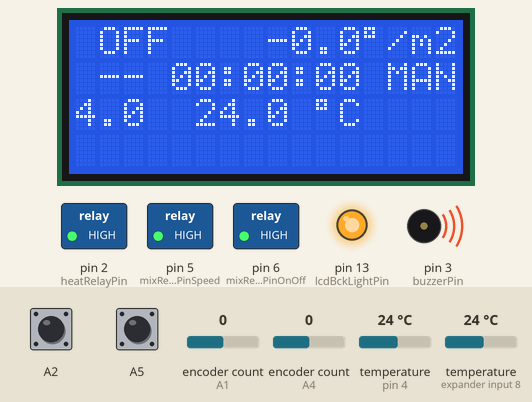
Recording of a sketch running on a simulated Arduino Uno, built with avr-gcc and run on an emulated ATmega328P. Shown: 16×4 character LCD, switched loads named in the sketch (green lamp = pin HIGH), output pins drawn as LEDs (lit = HIGH), buzzer (waves = sounding). Inputs (shaded band) come from the test bench; at power-on: A5 HIGH, temperature (sensors on pin 4, expander input 8) 24 °C, A2 HIGH, encoder count (sensors on A4, A1) 0. What the sketch prints to the serial monitor is not drawn.

Above: at 2.0 s.
2.1 s: A5 pulled LOW for 0.15 s
At 3.7 s:
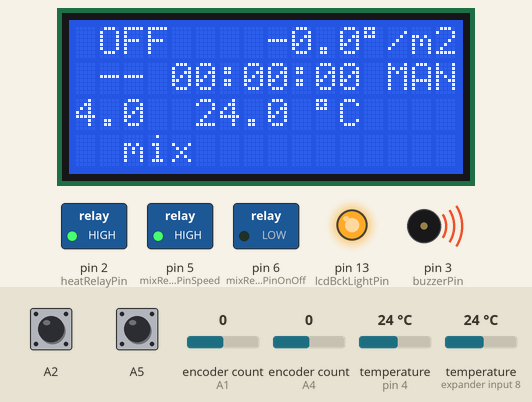
4.3 s: temperature (sensor on pin 4) set to 0 °C
At 5.8 s:
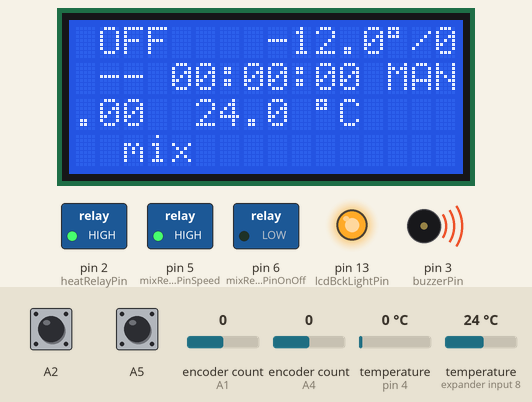
7.3 s: A2 pulled LOW for 0.15 s
At 8.6 s:
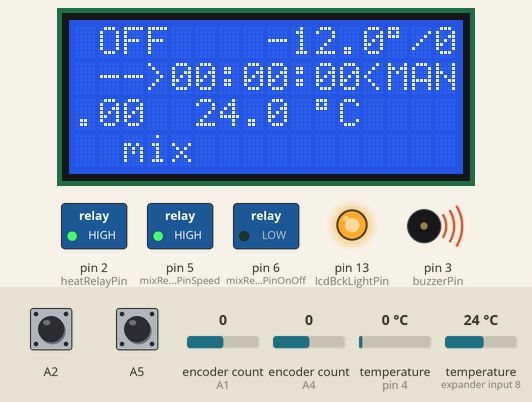
10.4 s: encoder count (sensor on A4) set to 1
At 11.8 s:
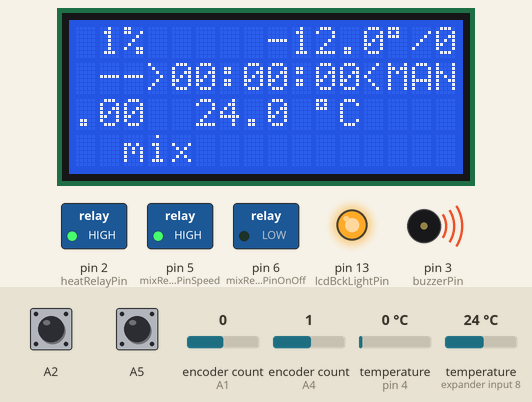
13.4 s: A2 pulled LOW for 3.2 s
At 16.84 s:
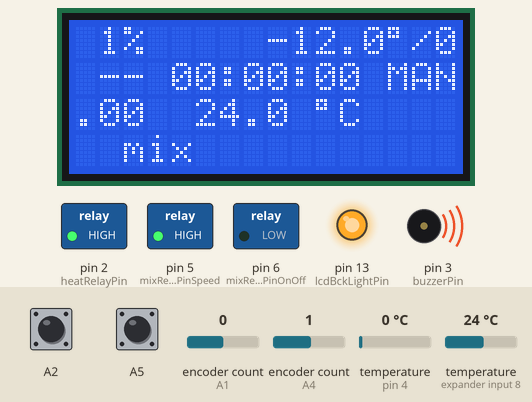
17.2 s: temperature (sensor on pin 4) set to 28 °C
At 18.7 s:
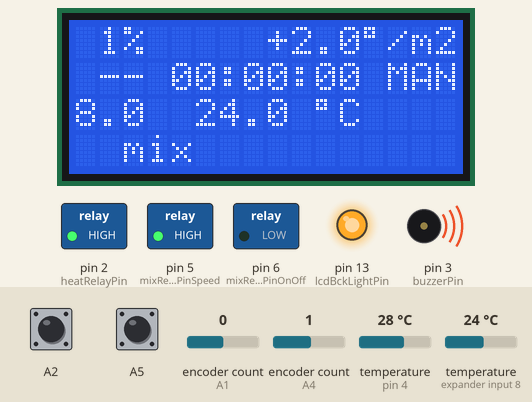
Timing chart, 0 to 61.5 s (numbered marks = the images above; inputs shaded):
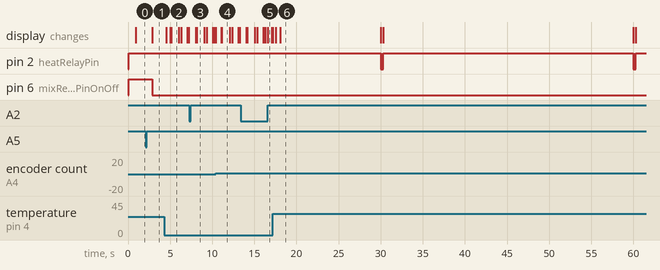

Measured:
- after the input at 2.1 s, pin 6 (mixRelayPinOnOff): HIGH → LOW after 0.75 s; the display: changes after 0.75 s (image 1)
- after the input at 4.3 s, the display: first changes after 0.23 s (image 2 shows a later state)
- after the input at 7.3 s, the display: first differs from a run without the input after 0.75 s (image 3 shows a later state)
- after the input at 10.4 s, the display: changes at once (image 4)
- after the input at 13.4 s, the display: first differs from a run without the input after 3.2 s (image 5)
- by itself, pin 2 (heatRelayPin): alternates HIGH for 29.7 s and LOW for 0.30 s
- what the display in image 2 shows lasts 0.9 s, from 5.1 s to 6.0 s

The sketch:

brewmaster.ino
```cpp
//--------------------------------------------------------------------------------------
#define project_name "BREW MASTER Project by Black.Stone"
#define project_version "1.2"
// Licence: Beerware
// By: Milan Zelenka
//--------------------------------------------------------------------------------------
#include <avr/pgmspace.h>
#include <ClickEncoder.h>
#include <LiquidCrystal.h>
#include <TimerOne.h>
#include <OneWire.h>
#include <DallasTemperature.h>

/* Uncomment for DEBUG */
#define DEBUG

/* Useful macros from DateTime.h */
#define SECS_PER_MIN  (60UL)
#define SECS_PER_HOUR (3600UL)
#define SECS_PER_DAY  (SECS_PER_HOUR * 24L)
#define numberOfSeconds(_time_) (_time_/1000 % SECS_PER_MIN)
#define numberOfMinutes(_time_) ((_time_/1000 / SECS_PER_MIN) % SECS_PER_MIN)
#define numberOfHours(_time_) (( _time_/1000 % SECS_PER_DAY) / SECS_PER_HOUR)

// heating interval [msec]
#define heatInterval 30000

// pTempInterval - interval (in sec) to messure temperature history
#define pTempInterval 60

// Heat Finish in auto  matic mode - degrees (celsius degrees * 10) before reaching target temperature to stop heating
#define heatFinishDelta 50

// Heat Finish in automatic mode - power increment (in percent) if pTemp is low in heat finishing time
#define heatFinishPowerIncrement 10

// Heat Finish in automatic mode - interval (in milis) to next step heating in heat finishing time
#define heatFinishStepInterval 30000

// Temp Refresh Interval (in milis)
#define tempRefreshInterval 300

// Pin Settings
#define lcdBckLightPin 13
#define lcdDb7Pin 12
#define lcdDb6Pin 11
#define lcdDb5Pin 10
#define lcdDb4Pin 9
#define lcdEnablePin 8
#define lcdRsPin 7
#define mixRelayPinOnOff 6
#define mixRelayPinSpeed 5
#define tempSensorPin 4
#define buzzerPin 3
#define heatRelayPin 2


String inCmd = "";
unsigned long lastReadTime, getMillis;
long timerValue = 0, timerLast = 0, timerStep = 0, enc2Last = 1;
int heatPower = 0, targetTemp = 30, tempStep = 0, heatFinishStep = 0, pTempStep = 0, tempValue1 = 0, tempValue2 = 0, pTemp = 0, tempHistory[pTempInterval];
boolean heatOn = false, lcdBckLightOn = false, manualModeOn = true, heatFinish = false;
byte mixOn = 0, timerConfigOn = 0; //timerConfigOn = {0 - countdown or standby, 1 - set mode, 2 - alarm mode}
ClickEncoder *enc1, *enc2;
char enc1Step = 0, enc1Last = -1, enc2Step = 0;

LiquidCrystal lcd(lcdRsPin, lcdEnablePin, lcdDb4Pin, lcdDb5Pin, lcdDb6Pin, lcdDb7Pin);

OneWire oneWire(tempSensorPin);
DallasTemperature tempSensors(&oneWire);


/**
 * FUNCTIONS
*/

void timerIsr() {
  enc1->service();
  enc2->service();
}

#if defined(DEBUG)
int freeRam ()
{
  extern int __heap_start, *__brkval;
  int v;
  return (int) &v - (__brkval == 0 ? (int) &__heap_start : (int) __brkval);
} // int freeRam

void doCmd(String cmd)
{
  cmd.trim();
  if (cmd.equals("free")) {
      Serial.print(F("Free memory: "));
      Serial.println(freeRam());
  }
  else
  if (cmd.equals("version")) {
      Serial.print(F(project_name));
      Serial.print(F(" "));
      Serial.println(F(project_version));
  } else {
      Serial.println(F("Bad command."));
  }
} // void doCmd
#endif

void buzzer(boolean on) {
  if (on) { analogWrite(buzzerPin, 40); } else { analogWrite(buzzerPin, 0); }
}


void tempRefresh() {
  tempSensors.setWaitForConversion(false);
  tempSensors.requestTemperatures();
  tempSensors.setWaitForConversion(true);
  tempValue1 = tempSensors.getTempCByIndex(0)*10;
  tempValue2 = tempSensors.getTempCByIndex(1)*10;
}

void turnHeat(boolean on = !heatOn) {
#if defined(DEBUG)
  Serial.print(F("Heat: "));
  Serial.println(on ? F("ON") : F("OFF"));
#endif
  digitalWrite(heatRelayPin, !on);
  heatOn = on;
}

void turnMix(boolean on = -1) {
#if defined(DEBUG)
  Serial.print(F("Mix: "));
  Serial.println(mixOn);
#endif
  if (on >=0 && on <= 2) { mixOn = on; } else {
    if (mixOn >=2) { mixOn=0; } else { mixOn++; }
  }
  digitalWrite(mixRelayPinOnOff, !(bitRead(mixOn, 0) | bitRead(mixOn, 1)));
  digitalWrite(mixRelayPinSpeed, !bitRead(mixOn, 1));
}

void turnBckLight(boolean on = !lcdBckLightOn) {
#if defined(DEBUG)
  Serial.print(F("Bcklight: "));
  Serial.println(on ? F("ON") : F("OFF"));
#endif
  digitalWrite(lcdBckLightPin, on);
  lcdBckLightOn = on;
}

void turnManualMode(boolean on = !manualModeOn) {
#if defined(DEBUG)
  Serial.print(F("Mode: "));
  Serial.println(on ? F("MAN") : F("AUTO"));
#endif
  manualModeOn = on;
}

void turnTimerConfig(boolean on = -1) {
#if defined(DEBUG)
  Serial.print(F("TimerConfig: "));
//  Serial.println(on ? F("ON") : F("OFF"));
#endif

  if (on >=0 && on <= 2) { timerConfigOn = on; } else {
    if (timerConfigOn >=1) {
      if (timerConfigOn == 2) {
        buzzer(false);
        lcd.display();
      }
      timerConfigOn=0;
    } else {
      timerConfigOn++;
    }
  }

  lcdTimerSet();
}


void lcdWelcome() {
#if defined(DEBUG)
  doCmd("version");
  doCmd("free");
#endif
  lcd.clear();
  lcd.setCursor(0,0);
  lcd.print(F("----------------"));
  lcd.setCursor(0,1);
  lcd.print(F(" * BREWMASTER *"));
  lcd.setCursor(-4,2);
  lcd.print(F(" by Black.Stone"));
  lcd.setCursor(-4,3);
  lcd.print(F("----------------"));
}

void lcdMode() {
  lcd.setCursor(-3,3);
  lcd.print((manualModeOn) ? "MAN " : "AUTO");
}

void lcdMix() {
  lcd.setCursor(2,3);
  lcd.print((mixOn > 0) ? ((mixOn > 1) ? "MIX" : "mix") : "   ");

}

void lcdHeat() {
  lcd.setCursor(7,3);
  lcd.print((heatOn) ? "HEAT" : "    ");
}

void lcdTemp() {
  lcd.setCursor(-1,2);
  lcd.print((float)(tempValue1)/10,1);
  lcd.setCursor(5,2);
  lcd.print((float)(tempValue2)/10,1);
}

void lcdPower() {
  lcd.setCursor(1,0);
  switch (heatPower) {
    case 0:
      lcd.print(F("OFF  "));
      break;
    case 100:
      lcd.print(F("FULL "));
      break;
    default:
      lcd.print(heatPower);
      lcd.print(F("%  "));
      break;
  } //switch
}

void lcdTargetTemp() {
  lcd.setCursor(1,0);
  lcd.print(targetTemp);
  lcd.print((char)223);
  lcd.print(F("C "));
}

void lcdPTemp() {
  lcd.setCursor(8,0);
  lcd.print((pTemp>0) ? "+" : "-");
  lcd.print((float)(abs(pTemp))/10,1);
  lcd.print((char)223);
  lcd.print("/m");
}

void lcdTimer() {
  lcd.setCursor(4,1);
  byte h = numberOfHours(timerValue);
  lcd.print((h<10) ? "0" : "");
  lcd.print(h);
  lcd.print(":");
  byte m = numberOfMinutes(timerValue);
  lcd.print((m<10) ? "0" : "");
  lcd.print(m);
  lcd.print(":");
  byte s = numberOfSeconds(timerValue);
  lcd.print((s<10) ? "0" : "");
  lcd.print(s);
}

void lcdTimerSet() {
  if (timerConfigOn != 0) {
    lcd.setCursor(3,1);
    lcd.print(">");
    lcd.setCursor(12,1);
    lcd.print("<");
  } else {
    lcd.setCursor(3,1);
    lcd.print(" ");
    lcd.setCursor(12,1);
    lcd.print(" ");
  }
}

void lcdStatic() {
  lcd.clear();
  lcd.setCursor(0,1);
  lcd.print(F(" -------------- "));
  lcd.setCursor(-4,2);
  lcd.print(F("T:"));
  lcd.setCursor(10,2);
  lcd.print((char)223);
  lcd.print(F("C"));
  lcdMode();
  lcdMix();
  lcdHeat();
  lcdTemp();
  lcdPTemp();
  lcdPower();
  lcdTimer();
  lcdTimerSet();
}
/**
 * SETUP
*/

void setup(void) {
#if defined(DEBUG)
//  Serial.begin(112500);
  Serial.begin(9600);
#endif
  // LCD init
  lcd.begin(16,4);
  lcdWelcome();

  pinMode(heatRelayPin, OUTPUT);
  pinMode(mixRelayPinSpeed, OUTPUT);
  pinMode(mixRelayPinOnOff, OUTPUT);
  pinMode(buzzerPin, OUTPUT);
  turnHeat(false);
  turnMix(0);
  turnManualMode(true);
  buzzer(true);
  delay(20);
  buzzer(false);

  enc1 = new ClickEncoder(A4, A3, A5);
  enc1->setAccelerationEnabled(false);

  enc2 = new ClickEncoder(A1, A0, A2);
  enc2->setAccelerationEnabled(false);

  Timer1.initialize(1000);
  Timer1.attachInterrupt(timerIsr);

  // LCD Backlight
  pinMode(lcdBckLightPin, OUTPUT);
  turnBckLight(true);

  // Temperature sensors init
  tempSensors.begin();
  tempRefresh();
  delay(700);
  tempRefresh();
  lcdStatic();

  // populate 60 sec. history from current temperature
  int avgTemp = (tempValue1+tempValue2)/2;
  for (byte i = 0; i <= pTempInterval; i++) { tempHistory[i] = avgTemp; }
}

/**
 * LOOP
*/
void loop(void) {
#if defined(DEBUG)
  // **** COMMANDLINE ****
  if (Serial.available() > 0) {
    char inChar = Serial.read();
    if (inChar == '\n' && inCmd != "\r") {
      doCmd(inCmd);
      noInterrupts();
      inCmd = "";
      interrupts ();
    } else if (inCmd != "\r") {
      noInterrupts ();
      inCmd += String(inChar);
      interrupts();
    } else {
      noInterrupts();
      inCmd = "";
      interrupts();
    }
  } // if Serial.available
#endif

  // **** HEATING TIMER ****

  getMillis=millis() - lastReadTime;

  if (heatOn && heatPower < 100 && getMillis >= heatInterval / 100 * heatPower) {
#if defined(DEBUG)
    Serial.print(F("Stop heating after "));
    Serial.print(heatInterval / 100 * heatPower);
    Serial.println(F("ms."));
#endif
    turnHeat(false);
    lcdHeat();
  }

  if (!heatOn && getMillis < heatInterval / 100 * heatPower) {
    turnHeat(true);
    lcdHeat();
  }

  if (heatPower > 0 && getMillis >= heatInterval) {
    lastReadTime = millis();
    turnHeat(true);
    lcdHeat();
  } // if getMillis


  // **** HEATING Power Encoder ****

  enc1Step = enc1->getValue();
  if (enc1Step != 0) {
    if (manualModeOn) {
      heatPower += enc1Step;
      if (heatPower > 100) { heatPower = 100; }
      if (heatPower < 0) { heatPower = 0; }
    } else {
      targetTemp += enc1Step;
      if (targetTemp > 100) { targetTemp = 100; }
      if (targetTemp < 10) { targetTemp = 10; }
    }
  }

  if (manualModeOn && enc1Last != heatPower) {
    enc1Last = heatPower;
    lcdPower();
  } else if(!manualModeOn && enc1Last != targetTemp) {
    enc1Last = targetTemp;
    lcdTargetTemp();
  }

  // **** HEATING Power Button ****
  ClickEncoder::Button b = enc1->getButton();
  switch (b) {
    case ClickEncoder::Clicked:
      turnMix();
      lcdMix();
      break;
    case ClickEncoder::Released:
#if defined(DEBUG)
      Serial.println("HEAT cycle reset...");
#endif
      lastReadTime = 0;
      heatOn = false;
      break;
    case ClickEncoder::DoubleClicked:
      turnManualMode();
      lcdMode();
      break;
  }

  // Encoder - Timer
  enc2Step = enc2->getValue();
  if (timerConfigOn == 1 && enc2Step != 0) {
    timerValue += enc2Step*30000;
    if (timerValue > 360000000) { timerValue = 360000000; }
    if (timerValue < 0) { timerValue = 0; }
    lcdTimer();
  }

  if (enc2Last != timerValue) {
    enc2Last = timerValue;
    lcdTimer();
//    Serial.print(F("Timer: "));
//    Serial.println(timerValue);
  }

  ClickEncoder::Button b1 = enc2->getButton();
  switch (b1) {
    case ClickEncoder::DoubleClicked:
      turnBckLight();
      break;
    case ClickEncoder::Released:
#if defined(DEBUG)
      Serial.println("Timer reset...");
#endif
      timerValue = 0;
      timerConfigOn = 0;
      lcdTimer();
      lcdTimerSet();
      break;
    case ClickEncoder::Clicked:
      turnTimerConfig();
      timerStep = 0;
      break;
  }

  long timerNow = millis();
  if (timerValue > 0 && timerConfigOn == 0) {
    timerStep += timerNow - timerLast;

    if ((timerValue - timerStep) < 0) {
      timerValue = 0;
      timerStep = 0;
      lcdTimer();
      turnTimerConfig(2); // alarm mode
    } else

    if (timerStep > 1000) {
       timerValue = timerValue - timerStep;
       timerStep = 0;
       lcdTimer();
    }
  } //if

    //alarm mode
  if (timerValue == 0 && timerConfigOn == 2) {
    timerStep += timerNow - timerLast;
    if (timerStep > 900) {
      buzzer(false);
      lcd.noDisplay();
      timerStep=0;
    } else if (timerStep > 500) {
      buzzer(true);
      lcd.display();
    }
  }

  // TEMP sensors refresh
  tempStep += timerNow - timerLast;
  if (tempStep > tempRefreshInterval) {
    tempRefresh();
    lcdTemp();
    tempStep = 0;
  }


  // CALCULATING TEMPERATURE HISTORY - pTemp

  pTempStep += timerNow - timerLast;
  if (pTempStep > 1000) {
    tempHistory[pTempInterval]=(tempValue1+tempValue2)/2;
    memcpy(&tempHistory[0], &tempHistory[1], sizeof(tempHistory));
    pTemp = (tempHistory[pTempInterval-1]-tempHistory[0]);
    lcdPTemp();
    pTempStep = 0;
  }


  // AUTOMATIC HEAT CONTROL BY TARGET TEMPERATURE

  if (!manualModeOn) {
    int deltaTemp = targetTemp*10 - (tempValue1+tempValue2)/2;

    if (deltaTemp > heatFinishDelta && heatFinish) {
      heatPower = 100;
      heatFinish = false;
#if defined(DEBUG)
      Serial.print(F("AUTO: deltaTemp = "));
      Serial.print((float)(deltaTemp)/10,1);
      Serial.print(F(" > "));
      Serial.print((float)(heatFinishDelta)/10,1);
      Serial.println(F(" - start heating on 100%"));
#endif
    } else if (deltaTemp < 0 && heatFinish) {
      heatPower = 0;
      heatFinish = false;
#if defined(DEBUG)
      Serial.print(F("AUTO: deltaTemp = "));
      Serial.print((float)(deltaTemp)/10,1);
      Serial.println(F(" < 0 - stop heating"));
#endif
    } else if (deltaTemp >= 0 && deltaTemp <= heatFinishDelta && !heatFinish) {
      heatPower = 0;
      heatFinish = true;
      heatFinishStep = 0;
#if defined(DEBUG)
      Serial.print(F("AUTO: 0 > deltaTemp = "));
      Serial.print((float)(deltaTemp)/10,1);
      Serial.print(F(" < "));
      Serial.print((float)(heatFinishDelta)/10,1);
      Serial.println(F(" - heat finishing, heat power = 0%"));
#endif
    }

    if (heatFinish) {
        heatFinishStep += timerNow - timerLast;
        if (heatFinishStep > heatFinishStepInterval) {
#if defined(DEBUG)
            Serial.print(F("temp increment = "));
            Serial.println((float)(pTemp)/10,1);
            Serial.print(F("expected increment: "));
            Serial.print((float)(deltaTemp)/100,2);
            Serial.print(F(" < increment < "));
            Serial.println((float)(2*deltaTemp)/100,2);
#endif
          if (pTemp < deltaTemp/10) {
            heatPower = heatPower + heatFinishPowerIncrement;
            if (heatPower > 100) { heatPower = 100; }
#if defined(DEBUG)
            Serial.print(F("AUTO (heat finish): temp increment is lower than expected, rising heat power, current heat power = "));
            Serial.println(heatPower);
#endif
          } else if (pTemp > 2*deltaTemp/10) {
            heatPower = 0;
#if defined(DEBUG)
            Serial.println(F("AUTO (heat finish): temp increment is higher than expected, stop heating, heat power = 0"));
#endif
          } else {
#if defined(DEBUG)
            Serial.print(F("AUTO (heat finish): temp increment is OK, heat power = "));
            Serial.println(heatPower);
#endif
          }
          heatFinishStep = 0;
        }
    } // fi heatFinish
  } // fi !manualModeOn

  timerLast = timerNow;


} // loop
/* ------------------------------------------------------------------------------- */
```
